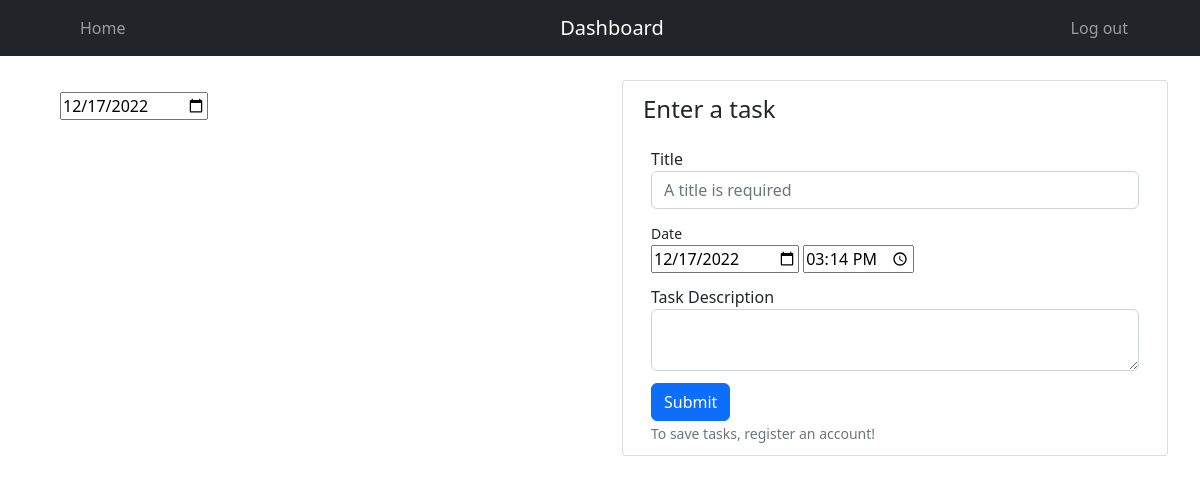
Page /home (signed in) on the earlier database version.
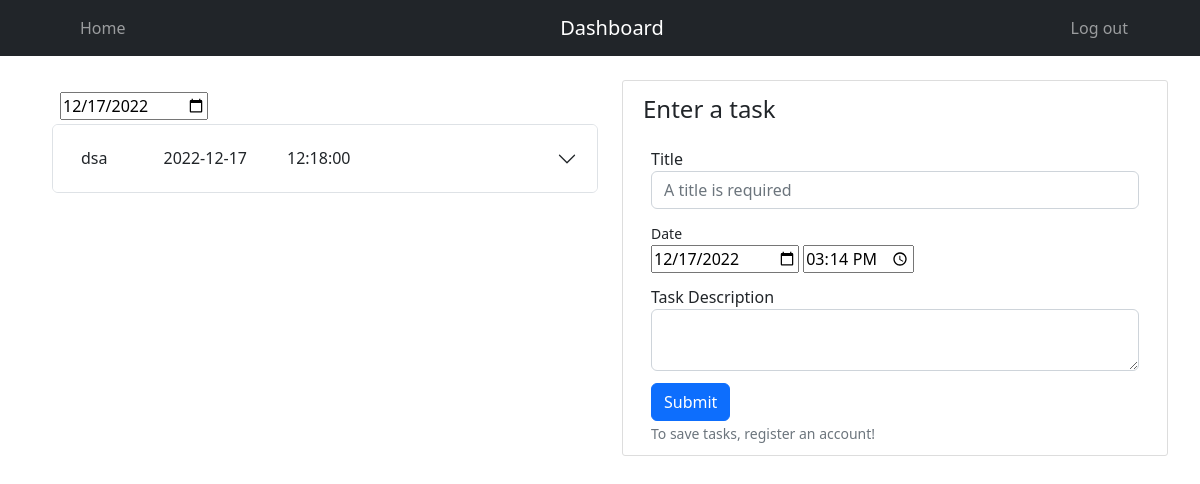
Same page on the later database version.
### dash/models.py (models this page shows, shortened)
class Task(db.Model, UserMixin):
    id = db.Column(db.Integer, primary_key=True)
    title = db.Column(db.String(30), nullable=False)
    date = db.Column(db.DateTime, nullable=False)
    content = db.Column(db.Text, nullable=True)
    user_id = db.Column(db.Integer, db.ForeignKey('user.id'), nullable=False)

### dash/routes.py (the view, shortened to what this page needs)
@app.route('/', methods=['GET', 'POST'])
@app.route("/home", methods=['GET', 'POST'])
def home():
    form = TaskForm()
    if current_user.is_authenticated:
        tasks = Task.query.filter_by(user_id=current_user.id)
        return render_template('home.html', title='Home', form=form, tasks=tasks)
    return render_template('home.html', title='Home', form=form)

### dash/forms.py
class TaskForm(FlaskForm):
    title = StringField('Title', validators=[DataRequired(), Length(min=2, max=40)])
    date = DateField('Date', validators=[DataRequired()], format='%Y-%m-%d', default=dt.now())
    time = TimeField('Time', validators=[DataRequired()], default=dt.now())
    contents = TextAreaField('Task Description', validators=[Length(max=120)])
    submit = SubmitField('Submit')

### dash/models.py (called while the page is built)
@login_manager.user_loader
def load_user(user_id):
    return User.query.get(int(user_id))

### dash/templates/home.html (shortened to what this page needs)
{% extends 'base.html' %}
{% block contents %}
<div class="container mt-4">
    <div class="row">
        <div class="col">
            <div class="form-group mb-1">
                <div>
                    {{ form.date }}
                </div>
            </div>
            {% for task in tasks %}
            <div class="accordion mb-2" id="accordion">
                <div class="accordion-item">
                    <h2 class="accordion-header" id="heading{{ loop.index }}">
                        <button class="accordion-button collapsed" type="button" data-bs-toggle="collapse" data-bs-target="#A{{ loop.index }}" aria-expanded="true" aria-controls="A{{ loop.index }}">
                            <div class="d-flex">
                                <div class="mr-auto p-2 me-3">{{ task.title }}</div>
                                <div class="p-2 ms-4">{{ task.date.date() }}</div>
                                <div class="p-2 ms-4">{{ task.date.time() }}</div>
                            </div>
                        </button>
                    </h2>
                </div>
            </div>
            {% endfor %}
        </div>
        <div class="col">
            <div class="form-contents">
                <form method="POST" action="">
                    <legend>Enter a task</legend>
                    <div class="form-group">
                        {{ form.title.label (class="form-control-label")}}
                        {% if form.title.errors %}
                            {{ form.title (class="form-control is-invalid") }}
                            <div class="invalid-feedback">
                                {% for error in form.title.errors %}
                                    <span>{{ error }}</span>
                                {% endfor %}
                            </div>
                        {% else %}
                            {{ form.title (class="form-control", placeholder="A title is required") }}
                        {% endif %}
                    </div>
                    <div class="form-group">
                        <div>
                            <small>{{ form.date.label (class="form-control-label")}}</small>
                        </div>
                        <div>
                            {{ form.date }}
                            {{ form.time }}
                        </div>
                    </div>
                    <div class="form-group">
                        {{ form.contents.label (class="form-control-label")}}
                        {% if form.contents.errors %}
                            {{ form.contents (class="form-control is-invalid") }}
                            <div class="invalid-feedback">
                                {% for error in form.contents.errors %}
                                    <span>{{ error }}</span>
                                {% endfor %}
                            </div>
                        {% else %}
                            {{ form.contents (class="form-control") }}
                        {% endif %}
                    </div>
                    <div class="form-group">
                        {{ form.submit(class="btn btn-primary")}}
                    </div>
                    <small class="form-text text-muted ms-2">
                        To save tasks, register an account!
                    </small>
                </form>
            </div>
        </div>
    </div>
</div>
{% endblock contents %}

### dash/templates/base.html (shortened to what this page needs)
<!DOCTYPE html>
<html lang="en">
<head>
    <link rel="stylesheet" href="https://cdn.jsdelivr.net/npm/bootstrap-icons@1.10.2/font/bootstrap-icons.css">
    <link href="https://cdn.jsdelivr.net/npm/bootstrap@5.2.2/dist/css/bootstrap.min.css" rel="stylesheet">
    <link rel="stylesheet" type="text/css" href="{{ url_for('static', filename='style.css')}}">
</head>
<body>
    <nav class="navbar navbar-expand-md navbar-dark bg-dark">
        <div class="container-fluid">
            <div class="navbar-collapse collapse w-100 order-1 order-md-0 dual-collapse2">
                <ul class="navbar-nav me-auto">
                    <li class="nav-item">
                        <a class="nav-link" href="{{ url_for('home')}}">Home</a>
                    </li>
                </ul>
            </div>
            <div class="mx-auto order-0">
                <a class="navbar-brand mx-auto" href="#">Dashboard</a>
            </div>
            <div class="navbar-collapse collapse w-100 order-2 dual-collapse2">
                <ul class="navbar-nav ms-auto">
                    {% if current_user.is_authenticated %}
                        <li class="nav-item px-3">
                            <a class="nav-link" href="{{ url_for('logout')}}">Log out</a>
                        </li>
                    {% endif %}
                </ul>
            </div>
        </div>
    </nav>
    {% block contents %}{% endblock %}
</body>
</html>

### dash/static/style.css (style rules this page uses)
.navbar { padding-left: 5%; padding-right: 3%; }
.form-contents { background: #ffffff; padding: 10px 20px; border: 1px solid #dddddd; border-radius: 3px; }
.form-group { padding-top: 12px; margin-left: 8px; margin-right: 8px; }
.container { margin-left: 40px; }

Differences in the rows shown:
added Task: title "dsa", date "2022-12-17", date.time "12:18:00"
